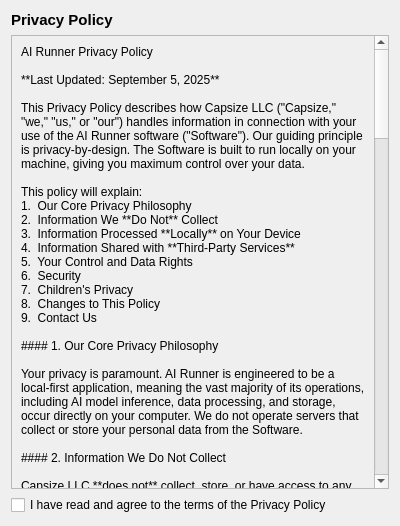
<?xml version="1.0" encoding="UTF-8"?>
<ui version="4.0">
 <class>privacy_policy</class>
 <widget class="QWidget" name="privacy_policy">
  <property name="geometry">
   <rect>
    <x>0</x>
    <y>0</y>
    <width>400</width>
    <height>526</height>
   </rect>
  </property>
  <property name="windowTitle">
   <string>Form</string>
  </property>
  <layout class="QGridLayout" name="gridLayout_2">
   <item row="1" column="0">
    <widget class="QScrollArea" name="scrollArea">
     <property name="widgetResizable">
      <bool>true</bool>
     </property>
     <widget class="QWidget" name="scrollAreaWidgetContents">
      <property name="geometry">
       <rect>
        <x>0</x>
        <y>0</y>
        <width>366</width>
        <height>1565</height>
       </rect>
      </property>
      <layout class="QGridLayout" name="gridLayout">
       <item row="0" column="0">
        <widget class="QLabel" name="label_2">
         <property name="text">
          <string>AI Runner Privacy Policy

**Last Updated: September 5, 2025**

This Privacy Policy describes how Capsize LLC ("Capsize," "we," "us," or "our") handles information in connection with your use of the AI Runner software ("Software"). Our guiding principle is privacy-by-design. The Software is built to run locally on your machine, giving you maximum control over your data.

This policy will explain:
1.  Our Core Privacy Philosophy
2.  Information We **Do Not** Collect
3.  Information Processed **Locally** on Your Device
4.  Information Shared with **Third-Party Services**
5.  Your Control and Data Rights
6.  Security
7.  Children's Privacy
8.  Changes to This Policy
9.  Contact Us

#### 1. Our Core Privacy Philosophy

Your privacy is paramount. AI Runner is engineered to be a local-first application, meaning the vast majority of its operations, including AI model inference, data processing, and storage, occur directly on your computer. We do not operate servers that collect or store your personal data from the Software.

#### 2. Information We Do Not Collect

Capsize LLC **does not** collect, store, or have access to any of the following data through your use of the Software:

* Your conversations or interactions with AI agents.
* The content of your documents or websites processed by the Retrieval-Augmented Generation (RAG) feature.
* Your voice data from real-time conversations.
* Images or art you generate.
* The adapted "moods" or "personalities" of your AI agents.
* Your browsing history from the built-in browser.
* Your IP address or unique device identifiers.

All of the above data remains under your control on your local machine.

#### 3. Information Processed Locally on Your Device

While we don't collect your data, the Software needs to process certain information on your device to function. This processing is confined to your machine. Types of data processed locally include:

* **User Inputs:** Text, voice commands, and images you provide to the Software.
* **AI Model Outputs:** The Generated Content produced by the AI models.
* **RAG Data:** A local index of the documents and web pages you choose to make available to your AI agents.
* **Configuration and Profile Data:** Your saved agent personalities, moods, and conversation history, which are stored in a local SQLite database on your machine.

#### 4. Information Shared with Third-Party Services

Certain optional features in AI Runner require an internet connection to function by sending data to external, third-party services. **You control whether to enable these features.** When you use them, you are sending your data directly to that service, and your interaction is governed by their respective privacy policies.

We encourage you to review the privacy policies of any third-party service you choose to connect with AI Runner.

**A. Integrated Optional Services:**
The Software may offer built-in integrations for your convenience. These services are disabled by default. If you enable them, they may receive the following data:

* **OpenMeteo (Weather API):** Receives your general location coordinates to provide weather forecasts.
* **OpenStreetMap (Maps API):** Receives location data to display maps.
* **Aggregated Search Tool (e.g., DuckDuckGo, Wikipedia):** Receives the search queries you enter.

**B. User-Configured API Services:**
AI Runner allows you to connect to external AI model providers by entering your own API keys. This provides flexibility but means you are responsible for the data you send.

* **Examples:** OpenRouter, a custom Ollama endpoint, or other future LLM/image model providers.
* **Data Sent:** When you use one of these services, the **prompts you provide** (which may include text from your conversations, documents, or image descriptions) are sent to that provider to be processed.
* **Your Responsibility:** Your use of these services is subject entirely to that provider's privacy policy and terms of service. **Capsize LLC has no control over how these third parties collect, use, or store your data.**

#### 5. Your Control and Data Rights

Because your data is stored locally, you have direct control over it. You can:

* **Access Your Data:** Access conversation logs and other data stored within the local AI Runner directory on your computer.
* **Delete Your Data:** Delete individual conversations, RAG indexes, or the entire local database to permanently erase your history and agent profiles.
* **Disable Third-Party Services:** You can choose not to provide API keys or use features that connect to external services, keeping the application entirely offline.

As a resident of Colorado, you have specific rights under the Colorado Privacy Act (CPA). While Capsize LLC does not act as a data controller for your personal information, we support your rights by designing the Software to give you the technical ability to manage your own data.

#### 6. Security

We take the security of the Software seriously. We implement measures to protect the application's integrity, such as enforcing HTTPS for any local server communication. However, you are responsible for the overall security of your own computer, network, and the data you choose to process with AI Runner.

#### 7. Children's Privacy

The Software is not intended for or directed at individuals under the age of 18. We do not knowingly collect personal information from children. If you are a parent or guardian and believe your child has used this software in a way that concerns you, please contact us.

#### 8. Changes to This Policy

We may update this Privacy Policy from time to time. We will notify you of any significant changes by updating the "Last Updated" date of this policy and may provide a notice within the Software or on our website. We encourage you to review this policy periodically.

#### 9. Contact Us

If you have any questions or concerns about this Privacy Policy, please contact us at:

**contact@capsizegames.com**
</string>
         </property>
         <property name="wordWrap">
          <bool>true</bool>
         </property>
        </widget>
       </item>
      </layout>
     </widget>
    </widget>
   </item>
   <item row="0" column="0">
    <widget class="QLabel" name="label">
     <property name="font">
      <font>
       <pointsize>11</pointsize>
       <bold>true</bold>
      </font>
     </property>
     <property name="text">
      <string>Privacy Policy</string>
     </property>
    </widget>
   </item>
   <item row="2" column="0">
    <widget class="QCheckBox" name="checkBox">
     <property name="text">
      <string>I have read and agree to the terms of the Privacy Policy</string>
     </property>
    </widget>
   </item>
  </layout>
 </widget>
 <resources/>
 <connections>
  <connection>
   <sender>checkBox</sender>
   <signal>clicked(bool)</signal>
   <receiver>privacy_policy</receiver>
   <slot>agreement_clicked(bool)</slot>
   <hints>
    <hint type="sourcelabel">
     <x>316</x>
     <y>575</y>
    </hint>
    <hint type="destinationlabel">
     <x>270</x>
     <y>-12</y>
    </hint>
   </hints>
  </connection>
 </connections>
 <slots>
  <slot>agreement_clicked(bool)</slot>
 </slots>
</ui>
